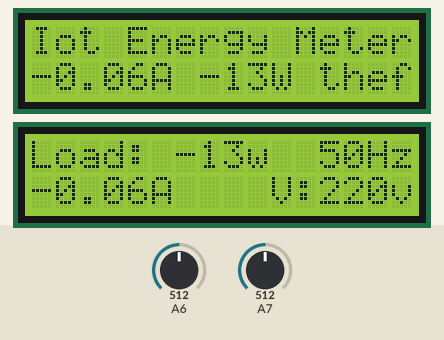
Recording of a sketch running on a simulated Arduino Nano, built with avr-gcc and run on an emulated ATmega328P. Parts: 2 × 16×2 character LCD. The test bench sets the inputs (shaded band); at power-on: A6 = 512, A7 = 512. The modem accepts every AT command (registered, SIM ready, sends succeed) and sends nothing else; what the sketch prints to the serial monitor is not drawn.

Above: at 24.2 s.
At 125.7 s:
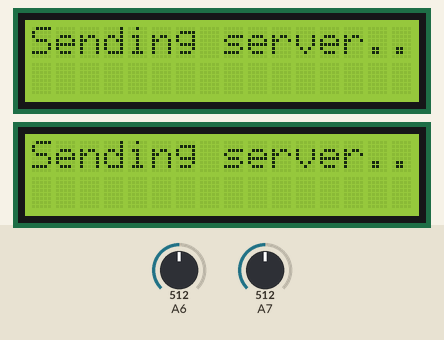

Measured:
- what the display in image 0 shows lasts 101.5 s, from 24.2 s to 125.7 s
- what the display in image 1 shows lasts 4.0 s, from 125.7 s to 129.7 s

The sketch:

Iot_energy_meter.ino
```cpp
#include <SoftwareSerial.h>
#include <LiquidCrystal.h>

LiquidCrystal lcdO(7, 8, 9, 10, 11, 12);
LiquidCrystal lcdC(A5, A4, A3, A2, A1, A0);
//#define gsm Serial
SoftwareSerial gsm(2, 3);

int mVperAmp = 185; // use 100 for 20A Module and 66 for 30A Module

#define SOURCE 1000
int watt, watt2, mA, timer;

void setup() {
  Serial.begin(9600);
  lcdO.begin(16, 2);
  lcdC.begin(16, 2);

  lcdO.clear();
  lcdC.clear();

  GSM_init();
  GSM_init();
}

void loop() {
  double amps = getCurrent(A7) - 0.06;
  double amps2 = getCurrent(A6) - 0.06;
  watt = amps * 220;
  watt2 = amps2 * 220;

  lcdC.setCursor(0, 0);
  lcdC.print((String)"Load: " + watt + "w  ");
  lcdC.setCursor(12, 0);
  lcdC.print("50Hz");
  lcdC.setCursor(0, 1);
  lcdC.print((String)amps + "A    ");
  lcdC.setCursor(10, 1);
  lcdC.print("V:220v");

  lcdO.setCursor(0, 0);
  lcdO.print("Iot Energy Meter");
  lcdO.setCursor(0, 1);
  lcdO.print((String) amps2 + "A " + watt2 + "W theft  ");

  timer++;
  if(timer > 50){
    timer = 0;
    send2Server();
  }

  if(gsm.available()) Serial.println(gsm.readString());
}

float getCurrent(byte pin){
  float result;

  int readValue;
  int maxValue = 0;
  int minValue = 1024;
  double VRMS = 0;
  double AmpsRMS = 0;

  uint32_t start_time = millis();
  while((millis()-start_time) < 1000) {
    readValue = analogRead(pin);
    if (readValue > maxValue) maxValue = readValue;
    if (readValue < minValue) minValue = readValue;
  }
  result = ((maxValue - minValue) * 5.0) / 1024.0;
  VRMS = (result / 2.0) * 0.707;
  AmpsRMS = (VRMS * 1000) / mVperAmp;
  return AmpsRMS;
}

 void GSM_init(){  //GSM initialization function, calls once when device start
  lcdO.print("Connecting GSM..");
  lcdC.print("Connecting GSM..");
  delay(5000);
  gsm.println("AT");
  delay(1000);
  gsm.println("ATE0");
  delay(1000);
  gsm.println("AT+CGATT=1");
  delay(1000);
  gsm.println((String)"AT+SAPBR=3,1," + (char)34 + "CONTYPE" + (char)34 + "," + (char)34 + "GPRS" + (char)34);
  delay(1000);
  gsm.println("AT+SAPBR=1,1");
  delay(1000);
  gsm.println("AT+HTTPINIT");
  delay(1000);
  lcdO.clear();
  lcdC.clear();
}

void send2Server(){  // send data to server within 5sec.
  lcdC.clear();
  lcdO.clear();
  lcdC.print("Sending server..");
  lcdO.print("Sending server..");
  gsm.println((String)"AT+HTTPPARA=" + (char)34 + "URL" + (char)34 + "," + (char)34 + "http://energymeterbd.000webhostapp.com/connect.php?s_value=" + SOURCE + "&u_value=" + watt + "&t_value=" + (SOURCE - watt) + (char)34);
  delay(1000);
  gsm.println("AT+HTTPACTION=0");
  delay(3000);
  lcdC.clear();
  lcdO.clear();
}
```
